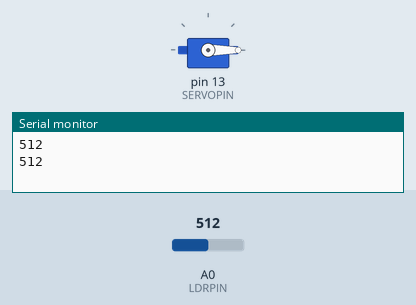
Simulated run of this sketch. Board: Arduino Uno, built with avr-gcc and run on an emulated ATmega328P. Parts: servo, the last lines printed to the serial monitor. Inputs (shaded band) come from the test bench; at power-on: A0 (LDRPIN) = 512.

Above: at 1.8 s.
1.9 s: A0 (LDRPIN) set to 55
3.4 s: A0 (LDRPIN) set to 45
At 4.9 s:
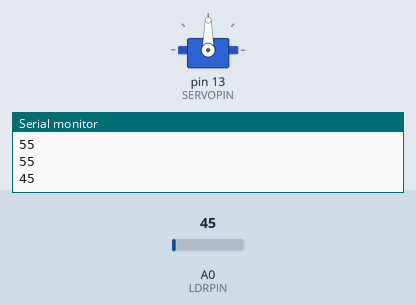
5.5 s: A0 (LDRPIN) set to 110
At 6.5 s:
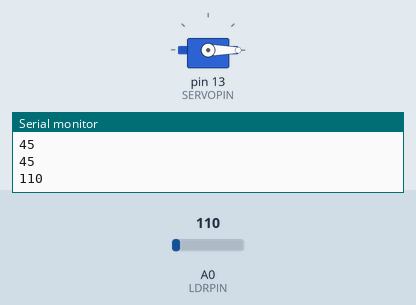
7.5 s: A0 (LDRPIN) set to 40
At 9.2 s:
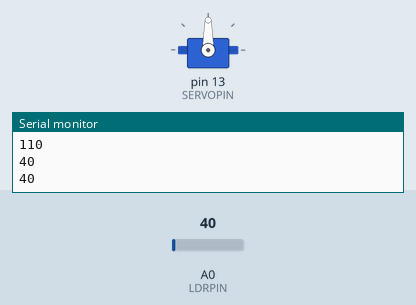
Timing chart, 0 to 10.5 s (numbered marks = the images above; inputs shaded):
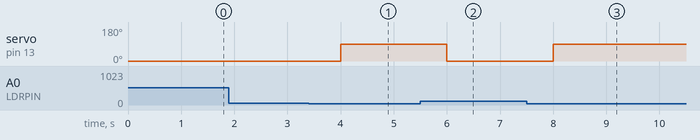

The sketch:

mircroservo.ino
```cpp
//Bibliotecas para controlar el servo
#include <Servo.h>
//Constantes:
//  + Pin de lectura del LDR
//  + Pin de control del servo
#define LDRPIN A0
#define SERVOPIN 13
//  + Valores de grados para abir y cerrar el servo
#define CLOSE 0
#define OPEN 90
//  + Valores minimos y maximos del LDR
#define MINVALUE 50
#define MAXVALUE 100
//  + Delay entre mediciones
#define DELAY 1000

Servo servo;

void setup() {
  Serial.begin(9600);
  servo.attach(SERVOPIN);
  pinMode(LDRPIN,INPUT);
}

void loop() {
  //leer datos del LDR
  int test = analogRead(LDRPIN);
  //Imprimirlos por pantalla
  Serial.println(test);
  //Mover el servo si hay poca luz y en caso contrario
  //   dejarlo en la posicion inicial
  if( test < MINVALUE )
    servo.write(OPEN);
  else
    servo.write(CLOSE);
  //Esperar delay segundos
  delay(DELAY);
}
```

Measured:
- the behaviour switches between 50 and 49 on A0 (LDRPIN) (found by bisection; images 0 and 1)
- after the input at 3.4 s, servo on pin 13 (SERVOPIN): 0° → 90° after 0.60 s
- after the input at 5.5 s, servo on pin 13 (SERVOPIN): 90° → 0° after 0.50 s
- after the input at 7.5 s, servo on pin 13 (SERVOPIN): 0° → 90° after 0.50 s
